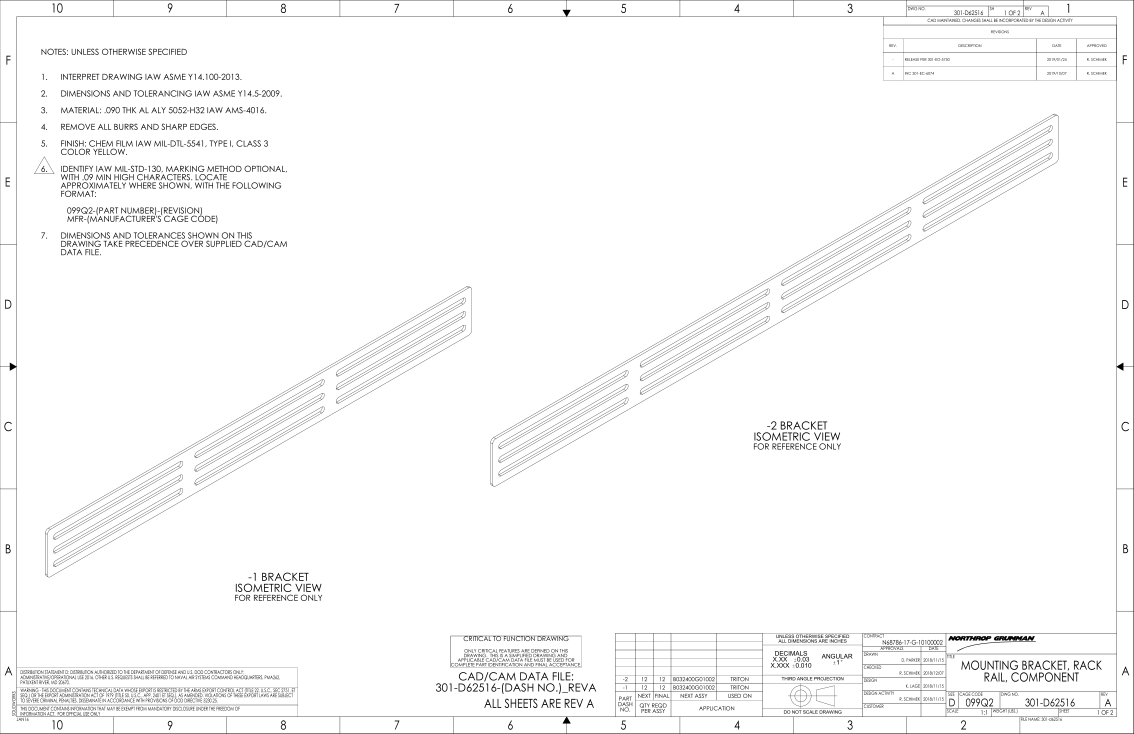
#> input picture NORTHRUP/301-D62516_--+-/page_1.png, 6800 x 4400 px, found by its file name (shown at 1/6 size); its folder holds only this picture in this run
$ python math_banve.py
#> lines starting #> are read from the running program, lines starting #| are printed output that depends on the picture
import os
import cv2
import numpy as np
import math
import time
try:
    import imutils
except:
    os.system("pip install imutils")
    import imutils


def padding(img,size):
    top, bottom, left, right = size, size,0,0
    border_color = [0, 0, 0]
    image_with_padding = cv2.copyMakeBorder(img, top, bottom, left, right, cv2.BORDER_CONSTANT, value=border_color)
    return image_with_padding

# [50 lines of commented-out code are left out]


list_path_temp = r"C:\Users\HPR\OneDrive\data\logo\logoBanVe"
list_path_src = r"C:\Users\HPR\OneDrive\data\logo\NORTHRUP"
list_temp = {}
list_src  = []
check =  []
method = eval("cv2.TM_CCOEFF_NORMED")
resutl = {}

for folder_name in os.listdir(list_path_src):
            folder_path = os.path.join(list_path_src, folder_name)
            if os.path.isdir(folder_path):
                image_files = [f for f in os.listdir(folder_path) if f.endswith(('_1.jpg', '_1.png', '_1.jpeg'))]
                for sr in image_files:
                    image_path = folder_path+"\\"+sr
                    list_src.append(image_path)
#> pass 2 of the loop `for folder_name in os.listdir(list_path_src):`:

if os.path.isdir(list_path_temp):
    logo_file = [f for f in os.listdir(list_path_temp) if f.endswith(('.jpg', '.png', '.jpeg'))]
    for lg in logo_file:
        logo_path = list_path_temp +"\\"+lg
        list_temp[lg] = logo_path


for idx,image in enumerate(list_src):
    sr = cv2.imread(image)
#> sr is the input picture: shape (4400, 6800, 3); min 0, max 255, mean 249.4
    height, width, _ = sr.shape
#> height = 4400; width = 6800
    sr = sr[height//2:,width//2:, :]
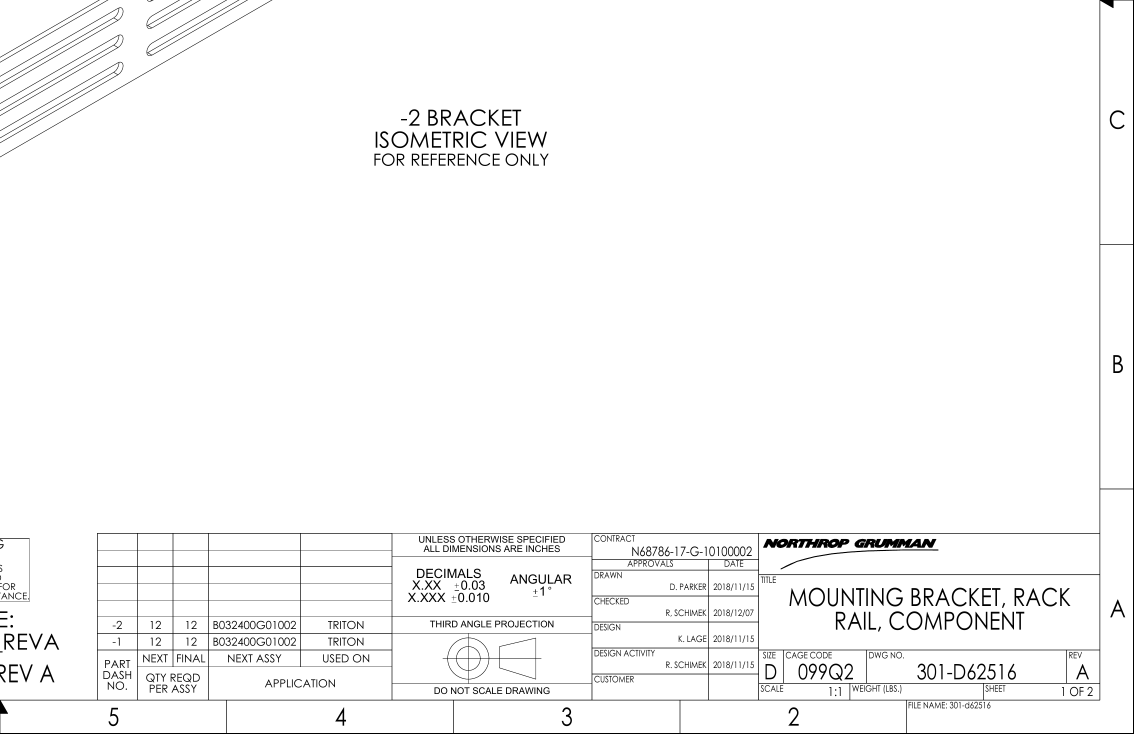
#> sr: shape (2200, 3400, 3) (shown at 1/3 size); min 0, max 255, mean 248.8
    sr = cv2.pyrDown(sr)
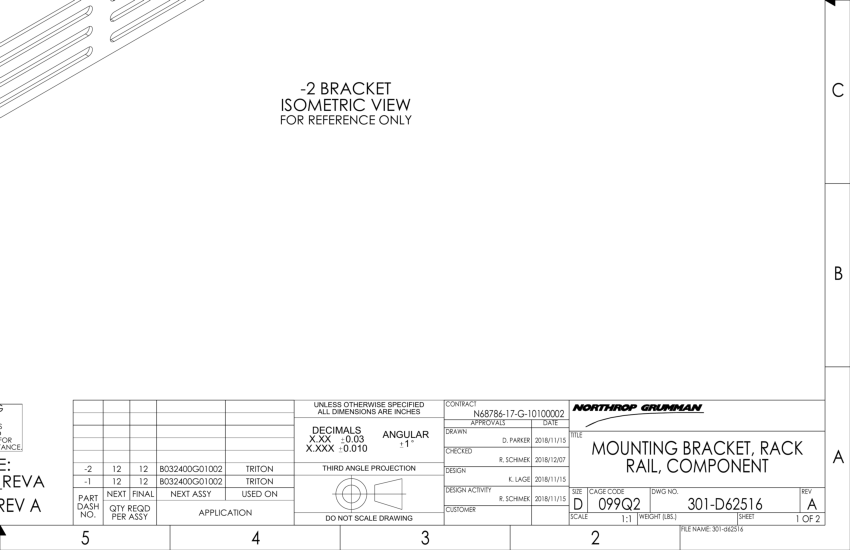
#> sr: shape (1100, 1700, 3) (shown at 1/2 size); min 0, max 255, mean 248.9
    for tag,template in list_temp.items():
        temp = cv2.imread(template)
        temp = cv2.pyrDown(temp)
        res = cv2.matchTemplate(sr,temp, method)
        minval, maxval, minloc, maxloc = cv2.minMaxLoc(res)
        if (maxval >= 0.9):
            resutl[tag] = image
            cv2.imshow("sr",sr)
            cv2.imshow("temp",temp)
            print(maxval)
            print(idx,tag)
            cv2.waitKey(0)
#> pass 2 of the loop `for idx,image in enumerate(list_src):`:
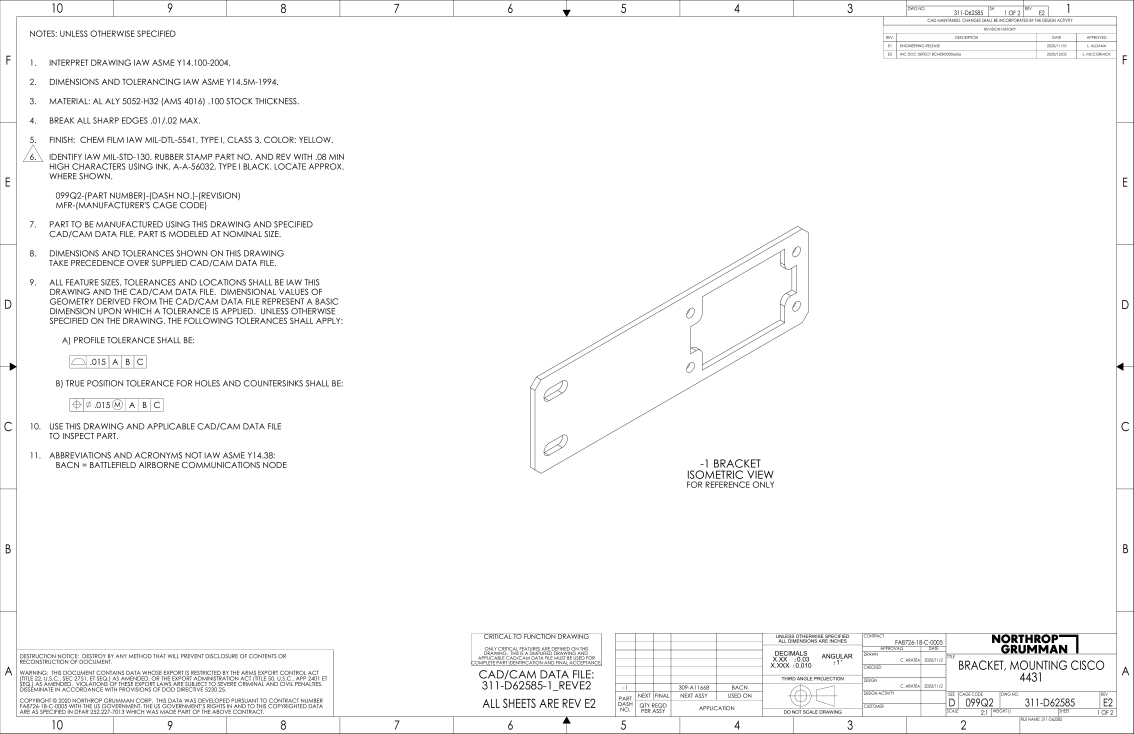
#> input picture NORTHRUP/311-D62585_E2/page_1.png, 6800 x 4400 px, found by its file name (shown at 1/6 size)
#> sr is the input picture: shape (4400, 6800, 3); min 0, max 255, mean 248.7
#> `sr = sr[height//2:,width//2:, :]`:
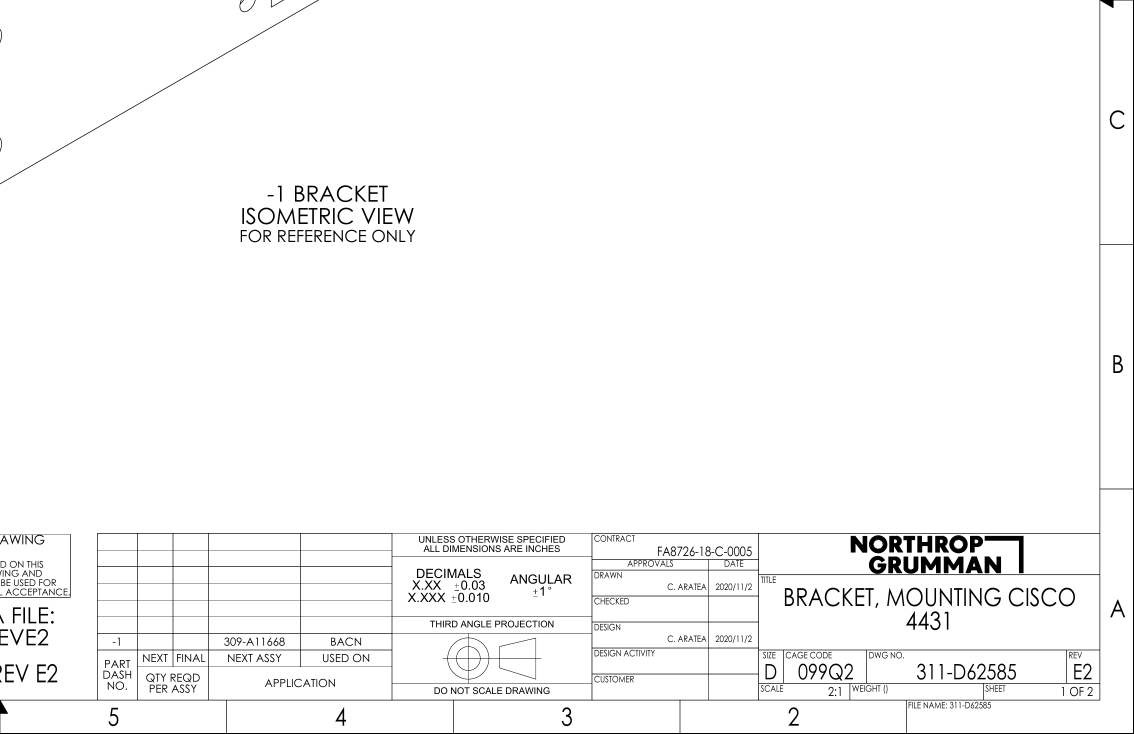
#> sr: shape (2200, 3400, 3) (shown at 1/3 size); min 0, max 255, mean 248.8
#> `sr = cv2.pyrDown(sr)`:
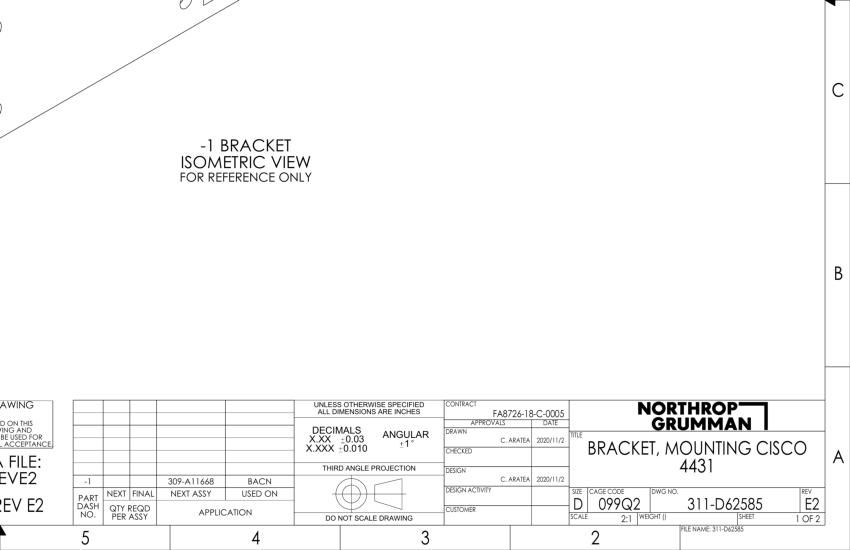
#> sr: shape (1100, 1700, 3) (shown at 1/2 size); min 0, max 255, mean 248.9

print(resutl)
cv2.waitKey(0)
cv2.destroyAllWindows()
